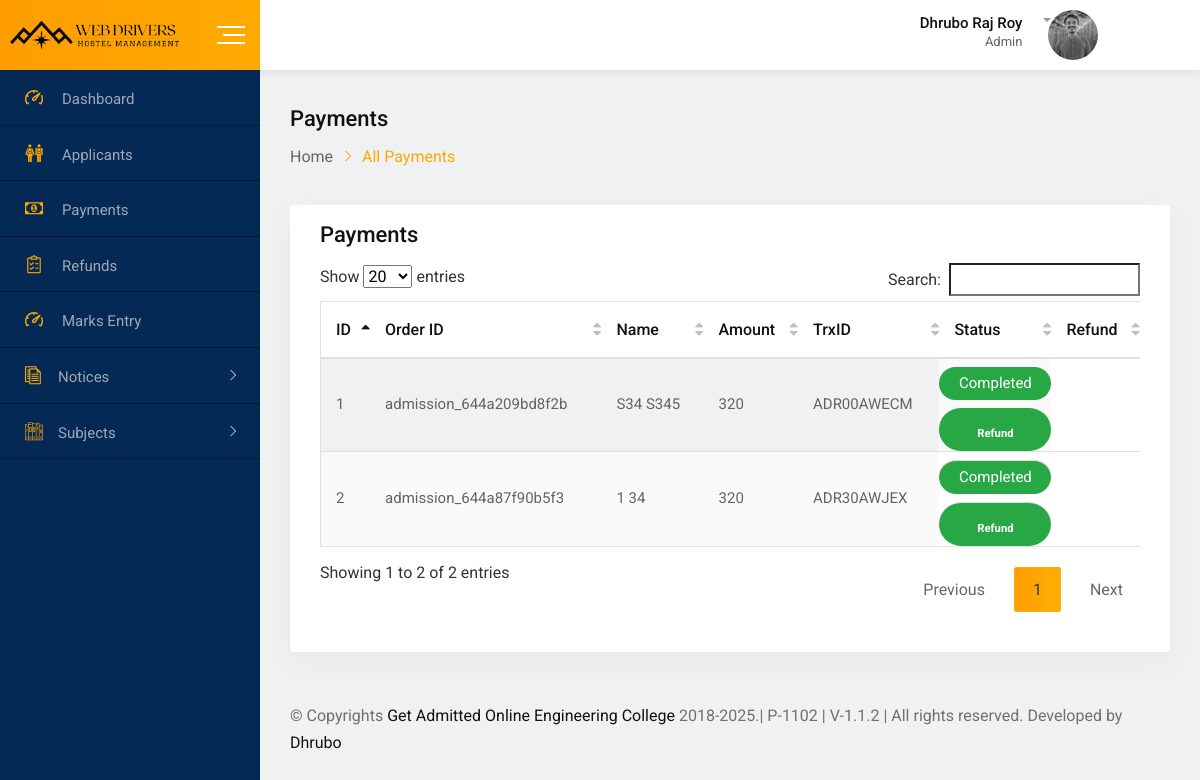
/webadmin/payments.php (signed in), run on an earlier commit of the app's database.
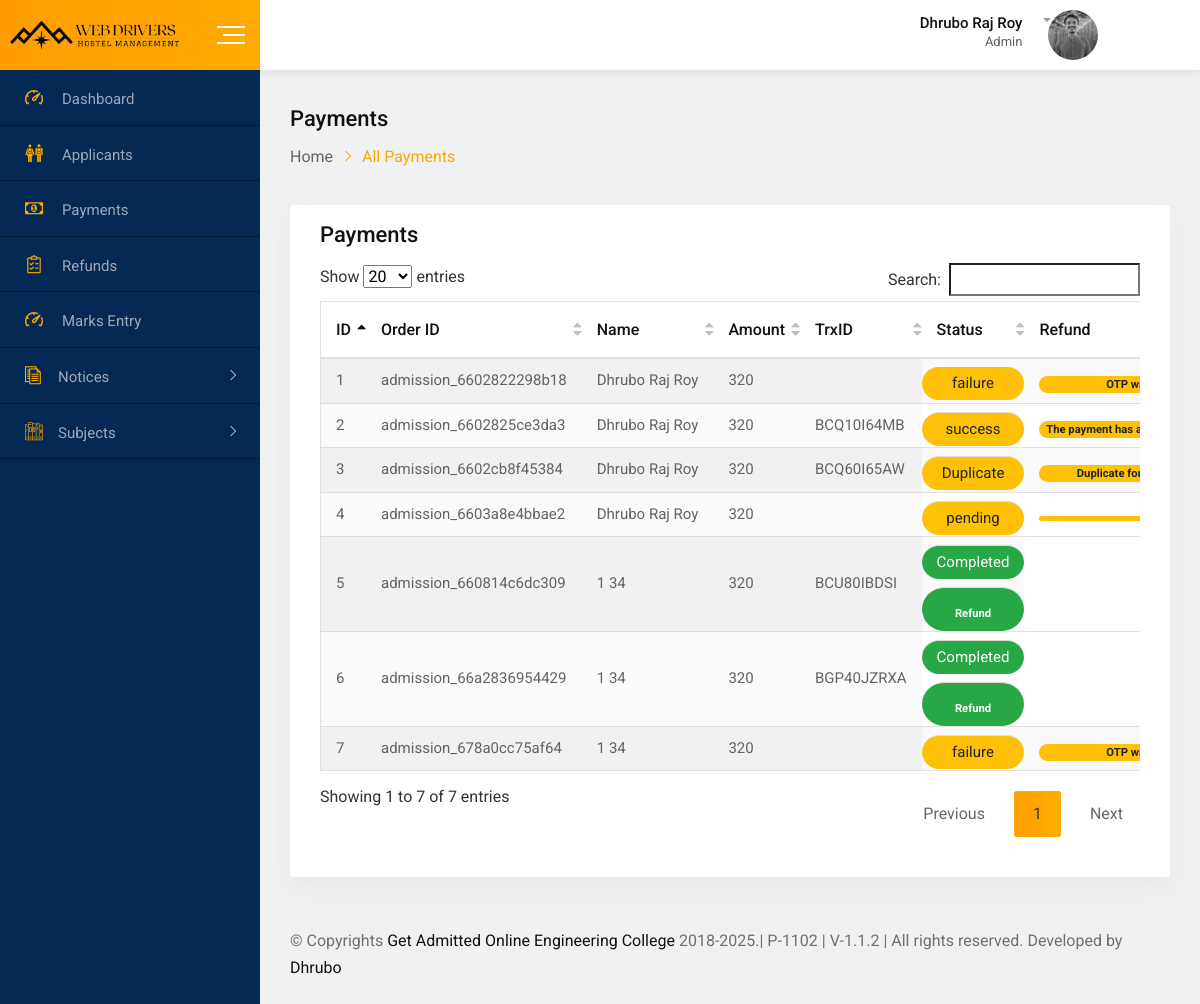
And on a later commit of the database.
### tables this page shows
CREATE TABLE `bkash_online_payment` (
  `id` int(11) NOT NULL,
  `tran_id` varchar(50) NOT NULL,
  `user_id` varchar(20) NOT NULL,
  `bkash_payment_id` varchar(100) NOT NULL,
  `customerMsisdn` varchar(20) NOT NULL,
  `trxID` varchar(20) NOT NULL,
  `amount` int(11) NOT NULL,
  `statusMessage` varchar(50) NOT NULL,
  `added_on` varchar(50) NOT NULL,
  `updated_on` varchar(20) NOT NULL,
  `status` varchar(20) NOT NULL
);

CREATE TABLE `applicants` (
  `id` varchar(20) NOT NULL,
  `first_name` varchar(50) NOT NULL,
  `last_name` varchar(30) NOT NULL,
  `roll` varchar(20) NOT NULL,
  `class` varchar(11) NOT NULL,
  `fName` varchar(50) NOT NULL,
  `fNid` varchar(20) NOT NULL,
  `mName` varchar(50) NOT NULL,
  `mNid` varchar(20) NOT NULL,
  `phoneNumber` varchar(15) NOT NULL,
  `presentAddress` varchar(255) NOT NULL,
  `permanentAddress` varchar(255) NOT NULL,
  `dob` varchar(20) NOT NULL,
  `gender` varchar(20) NOT NULL,
  `religion` varchar(20) NOT NULL,
  `birthId` text NOT NULL,
  `quota` varchar(20) NOT NULL,
  `bloodGroup` varchar(20) NOT NULL,
  `examRoll` varchar(20) NOT NULL,
  `merit` varchar(20) NOT NULL,
  `localGuardianName` varchar(50) NOT NULL,
  `localGuardianNid` varchar(20) NOT NULL,
  `password` varchar(100) NOT NULL,
  `email` varchar(50) NOT NULL,
  `code` varchar(11) NOT NULL,
  `image` varchar(255) NOT NULL,
  `final_submit` int(2) NOT NULL,
  `last_notification` varchar(20) NOT NULL,
  `status` int(3) NOT NULL
);

### webadmin/payments.php (the view, shortened to what this page needs)
<?php
include('header.php');
$sql="select bkash_online_payment.*, applicants.first_name, applicants.last_name  from bkash_online_payment,applicants where bkash_online_payment.user_id=applicants.id";
$res=mysqli_query($con,$sql);
?>
<div class="dashboard-content-one">
    <div class="breadcrumbs-area">
        <h3>Payments</h3>
            <ul>
                <li>
                    <a href="index">Home</a>
                </li>
                <li>All Payments</li>
            </ul>
    </div>
    <div class="card height-auto">
        <div class="card-body">
            <div class="heading-layout1">
                <div class="item-title">
                    <h3>Payments</h3>
                </div>
            </div>
            <div class="table-responsive">
                <table class="table display data-table text-nowrap">
                    <thead>
                        <tr>
                            <th>ID</th>
                            <th>Order ID</th>
                            <th>Name</th>
                            <th>Amount</th>
                            <th>TrxID</th>
                            <th>Status</th>
                            <th>Refund</th>
                        </tr>
                    </thead>
                    <tbody id="myTable">
                    <?php if(mysqli_num_rows($res)>0){
                        $i=1;
                        while($row=mysqli_fetch_assoc($res)){
                        ?>
                        <tr role="row" class="odd">
                            <td class="sorting_1 dtr-control"><?php echo $i?></td>
                            <td class="sorting_1 dtr-control"><?php echo $row['tran_id']?></td>
                            <td class="sorting_1 dtr-control"><?php echo $row['first_name']." ".$row['last_name']?></td>
                            <td class="sorting_1 dtr-control"><?php echo $row['amount']?></td>
                            <td class="sorting_1 dtr-control"><?php echo $row['trxID']?></td>
                            <?php if($row['status']=="Completed"){?>
                                <td class="badge badge-pill badge-success d-block mg-t-8"><?php echo $row['status']?></td>
                            <?php }elseif($row['status']=="Failed"){?>
                                <td class="badge badge-pill badge-danger d-block mg-t-8"><?php echo $row['status']?></td>
                            <?php }else{?>
                                <td class="badge badge-pill badge-warning d-block mg-t-8"><?php echo $row['status']?></td>
                            <?php }?>
                            <?php if($row['status']=="Completed"){?>
                                <td class="badge badge-pill badge-success d-block mg-t-8"><a class="dtr-control badge badge-pill badge-success d-block mg-t-8" href="refundPayment?payment_id=<?php echo $row['tran_id']?>" class="invoice-no">Refund</a></td>
                            <?php }else{?>
                                <td><span  class="badge badge-pill badge-warning d-block mg-t-8"><?php echo $row['statusMessage']?></span></td>
                            <?php }?>
                        </tr>
                        <?php
                           $i++;
                           } } else { ?>
                        <tr>
                            <td colspan="7" align="center">No data found</td>
                        </tr>
                        <?php } ?>
                </table>
            </div>
        </div>
    </div>
    <?php include('footer.php');?>

### webadmin/header.php (shortened to what this page needs)
<?php
   require('../inc/connection.inc.php');
   ?>
<!doctype html>
<html class="no-js" lang="">
   <head>
      <link rel="stylesheet" href="css/normalize.css">
      <link rel="stylesheet" href="css/main.css">
      <link rel="stylesheet" href="css/bootstrap.min.css">
      <link rel="stylesheet" href="css/all.min.css">
      <link rel="stylesheet" href="fonts/flaticon.css">
      <link rel="stylesheet" href="css/fullcalendar.min.css">
      <link rel="stylesheet" href="css/animate.min.css">
      <link rel="stylesheet" href="css/select2.min.css">
      <link rel="stylesheet" href="css/jquery.dataTables.min.css">
      <link rel="stylesheet" href="css/datepicker.min.css">
      <link rel="stylesheet" href="https://cdnjs.cloudflare.com/ajax/libs/font-awesome/6.1.2/css/fontawesome.min.css" />
      <link href="https://cdn.jsdelivr.net/npm/summernote@0.8.18/dist/summernote-bs4.min.css" rel="stylesheet">
      <link rel="stylesheet" href="css/toastr.min.css">
      <link rel="stylesheet" href="css/style.css">
      <link rel="stylesheet" href="css/custom.css">
      <link rel="stylesheet" href="css/invoice.css">
   </head>
   <body>
      <div id="wrapper" class="wrapper bg-ash">
      <div class="navbar navbar-expand-md header-menu-one bg-light">
         <div class="nav-bar-header-one">
            <div class="header-logo">
               <a href="index.php">
               <img src="img/logo.png" alt="logo" width="172px">
               </a>
            </div>
            <div class="toggle-button sidebar-toggle">
               <button type="button" class="item-link">
               <span class="btn-icon-wrap">
               <span></span>
               <span></span>
               <span></span>
               </span>
               </button>
            </div>
         </div>
         <div class="header-main-menu collapse navbar-collapse" id="mobile-navbar">
            <ul class="navbar-nav">
               <li class="navbar-item header-search-bar">
                  <div class="input-group stylish-input-group">
                     <span class="input-group-addon">
                     </span>
                  </div>
               </li>
            </ul>
            <?php
               $uid=$_SESSION['ADMIN_ID'];
               $sql="select * from `admin` where id='$uid'";
               $row=mysqli_fetch_assoc(mysqli_query($con,$sql));
               ?>
            <ul class="navbar-nav">
               <li class="navbar-item dropdown header-admin">
                  <a class="navbar-nav-link dropdown-toggle" href="#" role="button" data-toggle="dropdown"
                     aria-expanded="false">
                     <div class="admin-title">
                        <h5 class="item-title"><?php echo $row['name']?></h5>
                        <span>Admin</span>
                     </div>
                     <div class="admin-img">
                        <img  style="width: 50px;height: 50px;"  src="<?php echo STUDENT_IMAGE.$row['image']?>" alt="Admin">
                     </div>
                  </a>
               </li>
               <li class="navbar-item dropdown header-notification">
                  <a class="navbar-nav-link dropdown-toggle" onclick="read_notification('<?php echo time()?>')"
                     role="button" data-toggle="dropdown" aria-expanded="false">
                     <i class="far fa-bell"></i>
                  </a>
               </li>
            </ul>
         </div>
      </div>
      <div class="dashboard-page-one">
      <div class="sidebar-main sidebar-menu-one sidebar-expand-md sidebar-color">
         <div class="sidebar-menu-content">
            <ul class="nav nav-sidebar-menu sidebar-toggle-view">
               <li class="nav-item">
                  <a href="index" class="nav-link <?php ?>">
                     <i class="flaticon-dashboard"></i>
                     <span>Dashboard</span>
                  </a>
               </li>
               <li class="nav-item">
                  <a href="applicants" class="nav-link <?php ?>">
                     <i class="flaticon-classmates"></i>
                     <span>Applicants</span>
                  </a>
               </li>
               <li class="nav-item">
                  <a href="payments" class="nav-link <?php ?>">
                     <i class="flaticon-money"></i>
                     <span>Payments</span>
                  </a>
               </li>
               <li class="nav-item">
                  <a href="refunds" class="nav-link <?php ?>">
                     <i class="flaticon-shopping-list"></i>
                     <span>Refunds</span>
                  </a>
               </li>
               <li class="nav-item">
                  <a href="markEntry" class="nav-link <?php ?>">
                     <i class="flaticon-dashboard"></i>
                     <span>Marks Entry</span>
                  </a>
               </li>
               <li class="nav-item sidebar-nav-item">
                     <a href="#" class="nav-link"><i class="flaticon-script"></i><span>Notices</span></a>
               </li>
               <li class="nav-item sidebar-nav-item">
                  <a href="#" class="nav-link"><i class="flaticon-books"></i><span>Subjects</span></a>
               </li>
            </ul>
         </div>
      </div>

### webadmin/footer.php (shortened to what this page needs)
<footer class="footer-wrap-layout1">
    <div class="copyright">© Copyrights <a href="#">Get Admitted Online Engineering College </a> 2018-<?php echo date('Y')?>.| P-1102 | V-1.1.2 |
        All rights reserved. Developed by <a href="https://dhruborajroy.github.io/myPortfollioWebsite">Dhrubo</a></div>
</footer>
</div>
</div>
</div>
</body>
</html>

### webadmin/css/main.css (style rules this page uses)
html { color: #222; font-size: 1em; line-height: 1.4; }
audio, canvas, iframe, img, svg, video { vertical-align: middle; }

What changed in the data, as far as the page shows it:
changed bkash_online_payment: tran "admission_644a209bd8f2b" → "admission_6602822298b18"; applicants.first_name "S34" → "Dhrubo"; applicants.last_name "S345" → "Raj Roy"; statusMessage (not shown) → "OTP…"; trxID "ADR00AWECM" → (not shown); status "Completed" → "failure"; tran_id "admission_644a209bd8f2b" → "admission_6602822298b18" (drawn)
changed bkash_online_payment: tran "admission_644a87f90b5f3" → "admission_6602825ce3da3"; applicants.first_name "1" → "Dhrubo"; applicants.last_name "34" → "Raj Roy"; trxID "ADR30AWJEX" → "BCQ10I64MB"; statusMessage (not shown) → "The payment has…"; status "Completed" → "success"; tran_id "admission_644a87f90b5f3" → "admission_6602825ce3da3" (drawn)
added bkash_online_payment: tran "admission_6602cb8f45384", applicants.first_name "Dhrubo", applicants.last_name "Raj Roy", amount "320", trxID "BCQ60I65AW", status "Duplicate", statusMessage "Duplicate…"
added bkash_online_payment: tran "admission_6603a8e4bbae2", applicants.first_name "Dhrubo", applicants.last_name "Raj Roy", amount "320", status "pending"
added bkash_online_payment: tran "admission_660814c6dc309", applicants.first_name "1", applicants.last_name "34", amount "320", trxID "BCU80IBDSI", status "Completed"
added bkash_online_payment: tran "admission_66a2836954429", applicants.first_name "1", applicants.last_name "34", amount "320", trxID "BGP40JZRXA", status "Completed"
added bkash_online_payment: tran "admission_678a0cc75af64", applicants.first_name "1", applicants.last_name "34", amount "320", status "failure", statusMessage "OTP…"
Also different on the page:
text written by a page script: "Show entries Search: Showing 1 to 2 of 2 entries Previous 1 Next" → "Show entries Search: Showing 1 to 7 of 7 entries Previous 1 Next"
